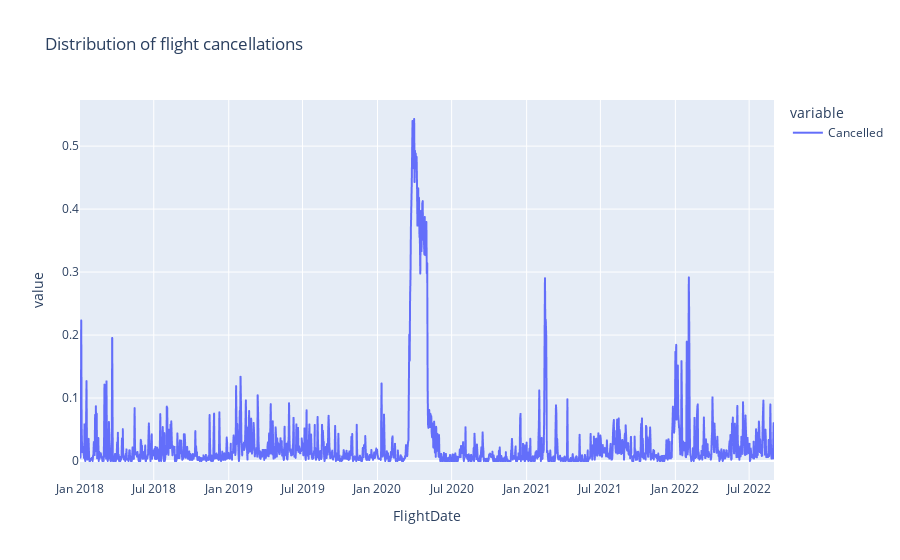

This figure's notebook cell:
### Code cell
fig = px.line(df_flights
              .groupby("FlightDate")
              [["Cancelled"]]
              .mean(),
              title="Distribution of flight cancellations"
              )
fig.show()

### Figure 1 — Plotly figure (JSON) as saved in the notebook; plotly's stock layout.template omitted (floating-point values rounded to 4 significant figures; data arrays with more than 128 entries replaced by an {"elided": "..."} marker saying what was removed)
{"data": [{"hovertemplate": "variable=Cancelled<br>FlightDate=%{x}<br>value=%{y}<extra></extra>", "legendgroup": "Cancelled", "line": {"color": "#636efa", "dash": "solid"}, "marker": {"symbol": "circle"}, "mode": "lines", "name": "Cancelled", "showlegend": true, "type": "scattergl", "x": {"elided": "1704 str values"}, "xaxis": "x", "y": {"elided": "1704 float values"}, "yaxis": "y"}], "layout": {"legend": {"title": {"text": "variable"}, "tracegroupgap": 0}, "title": {"text": "Distribution of flight cancellations"}, "xaxis": {"anchor": "y", "domain": [0, 1], "title": {"text": "FlightDate"}}, "yaxis": {"anchor": "x", "domain": [0, 1], "title": {"text": "value"}}}}
